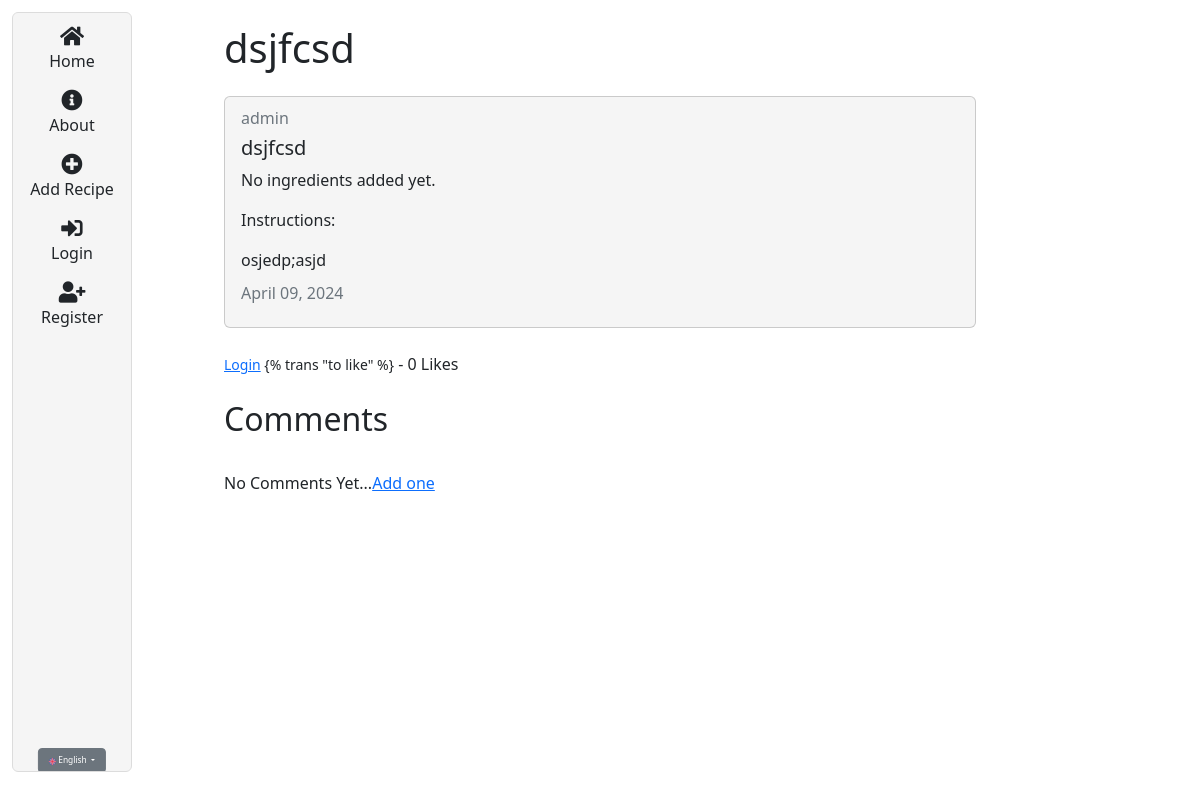
The app's page /en/recipe/25, older data.
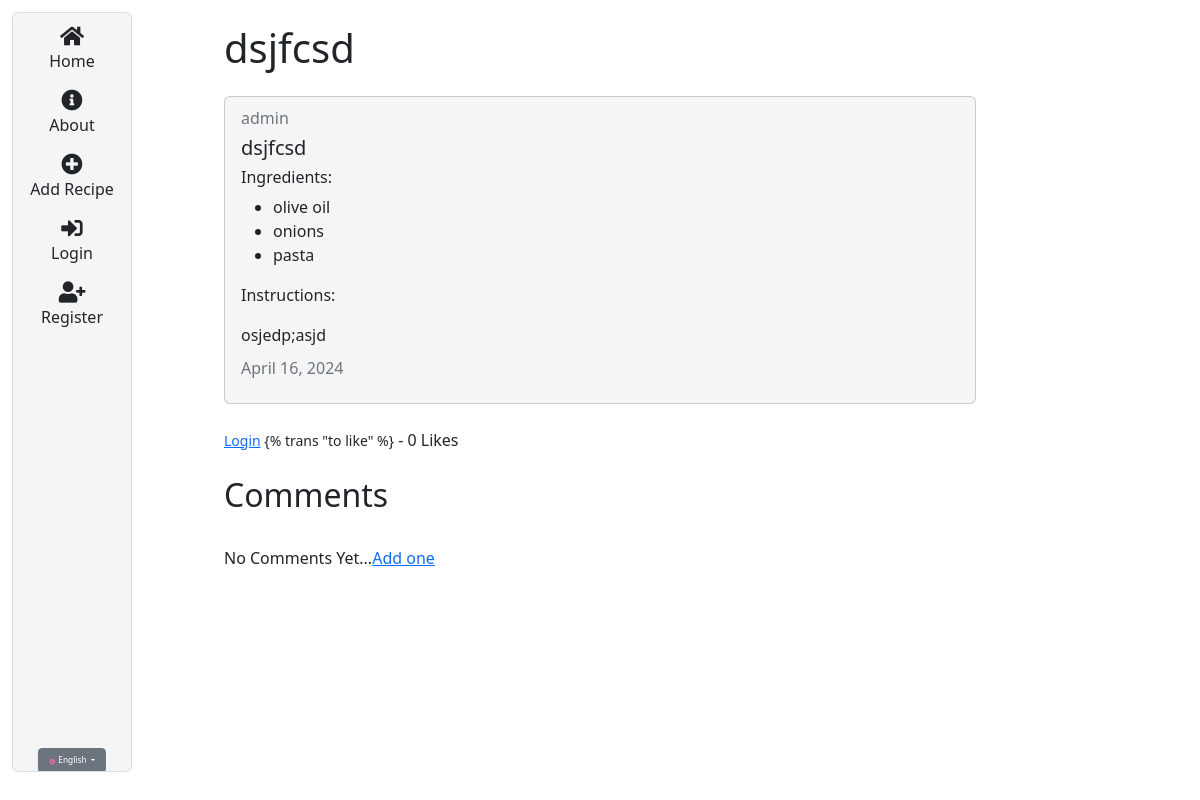
The same page, newer data.
### recipes/models.py (models this page shows, shortened)
class Recipe(models.Model):
  title = models.CharField(max_length=100)
  description = RichTextField(blank=True, null=True)
  author = models.ForeignKey(User, on_delete=models.CASCADE)
  created_at = models.DateTimeField(auto_now_add=True)
  updated_at = models.DateTimeField(auto_now=True)
  ingredients = models.ManyToManyField(Ingredient, related_name='recipes')
  likes = models.ManyToManyField(User, related_name='blog_posts')
  photo = models.ImageField(
        upload_to='recipes',
        null=True,
        blank=True,
    )
  class Meta:
    ordering = ['-created_at']
  def total_likes(self):
    return self.likes.count()

class Ingredient(models.Model):
  name = models.CharField(max_length=100)
  class Meta:
    ordering = ['name']

### recipes/views.py (the view)
# urls.py: path('recipe/<int:pk>', views.RecipeDetailView.as_view(), name="recipes-detail"),
class RecipeDetailView(DetailView):
  model = models.Recipe
  template_name = 'recipes/recipe_detail.html'
  def get_context_data(self, *args, **kwargs):
    context = super(RecipeDetailView, self).get_context_data(*args, **kwargs)
    stuff = get_object_or_404(models.Recipe, id=self.kwargs['pk'])
    total_likes = stuff.total_likes()
    liked = False
    if stuff.likes.filter(id=self.request.user.id).exists():
        liked = True
    context["total_likes"] = total_likes
    context["liked"] = liked
    return context

### recipes/templates/recipes/recipe_detail.html (shortened to what this page needs)
{% extends "recipes/box.html" %} {% load i18n %}
{% block content %}
<div class="container">
  <h1>{{ object.title }}</h1>
  <div class="card my-4">
    <div class="card-body">
      <h6 class="card-subtitle mb-2 text-muted">{{ object.author }}</h6>
      <h5 class="card-title">{{ object.title }}</h5>
      {% if object.ingredients.all|length %}
      <h6>{% trans "Ingredients:" %}</h6>
      <ul>
        {% for ingredient in object.ingredients.all %}
        <li>{{ ingredient.name }}</li>
        {% endfor %}
      </ul>
      {% else %}
      <p>{% trans "No ingredients added yet." %}</p>
      {% endif %}
      <p class="card-text">
        {% trans "Instructions:" %} {{ object.description|safe }}
      </p>
      <h6 class="card-subtitle mb-2 text-muted">
        {{ object.updated_at|date:"F d, Y" }}
      </h6>
    </div>
  </div>
  <form action="{% url 'like_post' object.pk %}" method="POST">
    {% csrf_token %} {% if user.is_authenticated %} {% if liked %}
    <button
      type="submit"
      ,
      name="object_id"
      ,
      value="{{ object.id }}"
      ,
      class="btn btn-danger btn-sm">
      {% trans "Unlike" %}
    </button>
    {% else %}
    <button
      type="submit"
      ,
      name="object_id"
      ,
      value="{{ object.id }}"
      ,
      class="btn btn-primary btn-sm">
      {% trans "Like" %}
    </button>
    {% endif %} {% else %}
    <small
      ><a href="{% url 'login' %}">{% trans "Login" %}</a> {% trans "to like"
      %}</small
    >
    {% endif %} - {{ total_likes }} {% trans "Likes" %}
  </form>
  <br />
  <h2>{% trans "Comments" %}</h2>
  <br />
  {% if not object.comments.all %} {% trans "No Comments Yet..." %}<a
    href="{% url 'add_comment' object.pk %}"
    >{% trans "Add one" %}</a
  >
  {% endif %}
  <br />
</div>
{% endblock content %}

Row changes from the older to the newer data that the page shows:
changed Recipe "dsjfcsd": updated_at "April 09, 2024" → "April 16, 2024"
added Ingredient: name "olive oil"
added Ingredient: name "onions"
added Ingredient: name "pasta"
Text that changed along with them:
text no longer shown: "No ingredients added yet."
text now shown: "Ingredients:"
